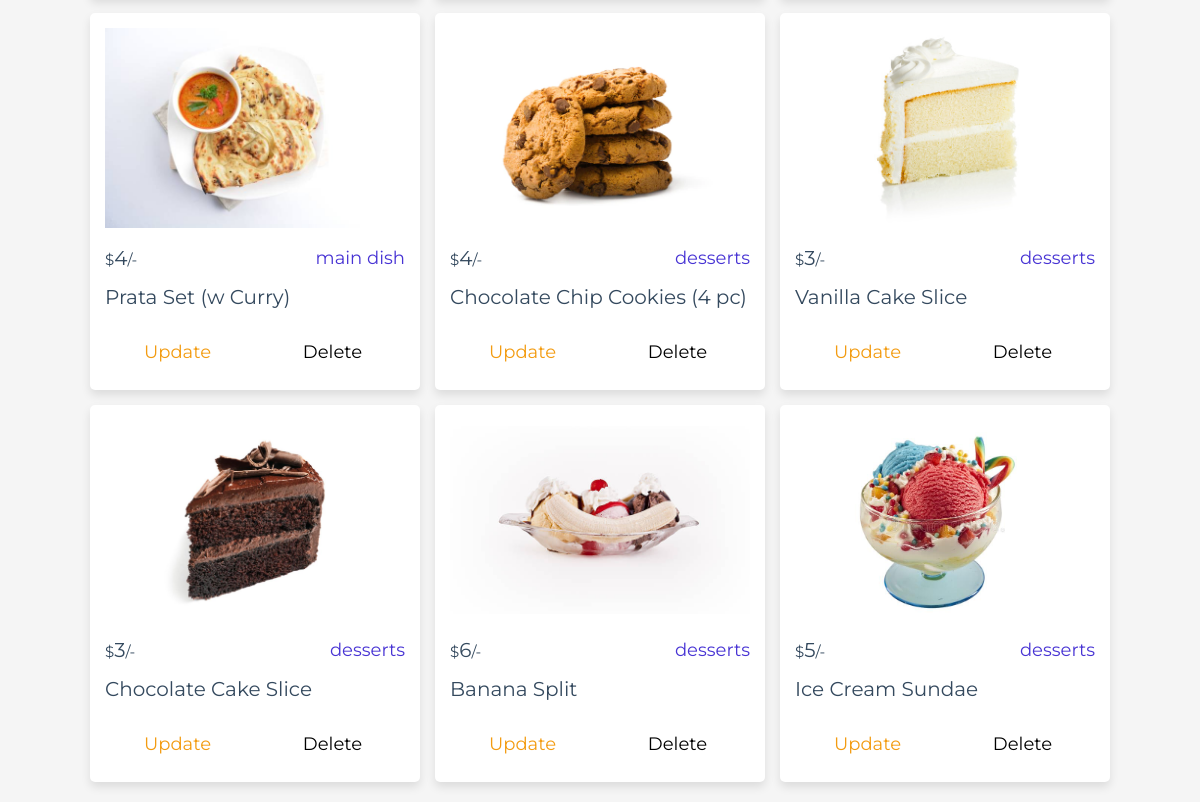
/admin/products.php (signed in, lower part), run on an earlier commit of the app's database.
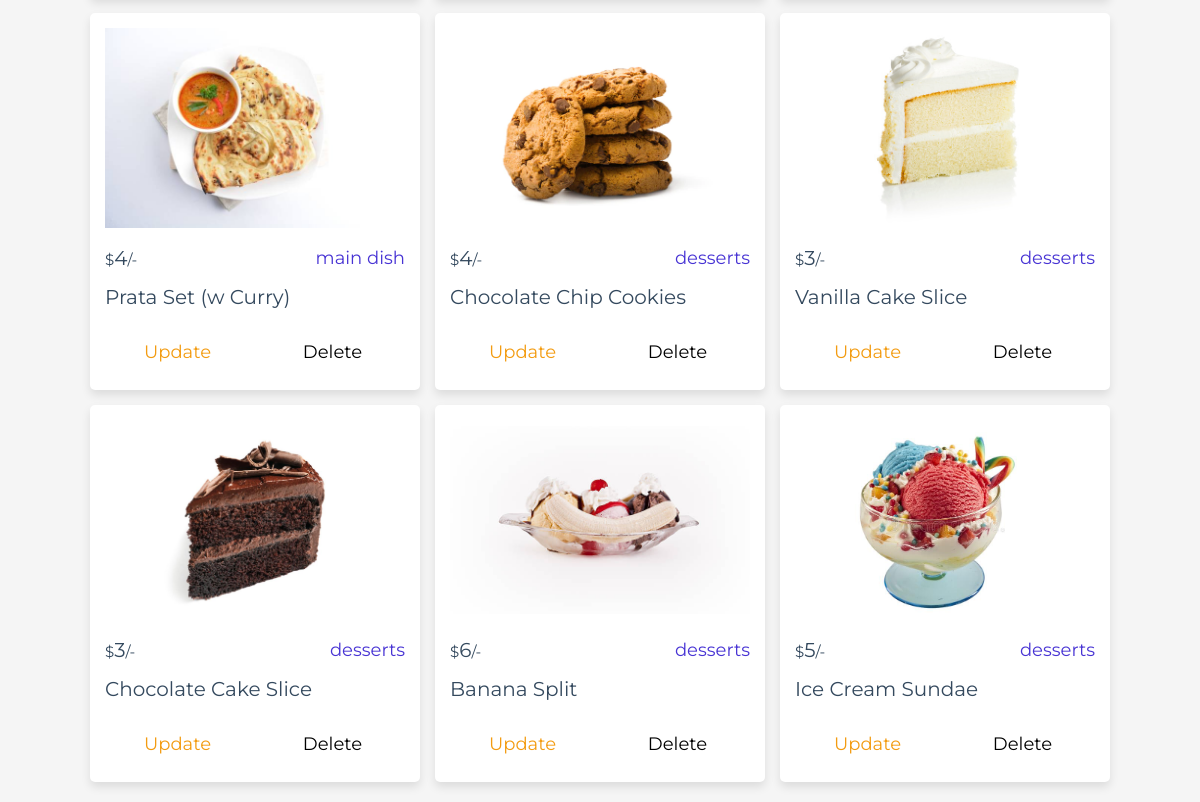
And on a later commit of the database.
### tables this page shows
CREATE TABLE `products` (
  `id` int(100) UNSIGNED NOT NULL,
  `name` varchar(100) NOT NULL,
  `category` varchar(100) NOT NULL,
  `price` double(10,2) NOT NULL,
  `image` varchar(100) DEFAULT NULL
);

### admin/products.php (the view, shortened to what this page needs)
<!DOCTYPE html>
<html lang="en">
<head>
   <link rel="stylesheet" href="https://cdnjs.cloudflare.com/ajax/libs/font-awesome/6.1.1/css/all.min.css">
   <link rel="stylesheet" href="../css/admin_style.css">
</head>
<body>
<?php include '../components/admin_header.php' ?>
<section class="show-products" style="padding-top: 0;">
   <div class="box-container">
   <?php
      $show_products = $conn->prepare("SELECT * FROM `products`");
      $show_products->execute();
      if($show_products->rowCount() > 0){
         while($fetch_products = $show_products->fetch(PDO::FETCH_ASSOC)){
   ?>
   <div class="box">
      <img src="../uploaded_img/<?= $fetch_products['image']; ?>" alt="">
      <div class="flex">
         <div class="price"><span>$</span><?= $fetch_products['price']; ?><span>/-</span></div>
         <div class="category"><?= $fetch_products['category']; ?></div>
      </div>
      <div class="name"><?= $fetch_products['name']; ?></div>
      <div class="flex-btn">
         <a href="update_product.php?update=<?= $fetch_products['id']; ?>" class="option-btn">update</a>
         <a href="products.php?delete=<?= $fetch_products['id']; ?>" class="delete-btn" onclick="return confirm('delete this product?');">delete</a>
      </div>
   </div>
   <?php
         }
      }else{
         echo '<p class="empty">no products added yet!</p>';
      }
   ?>
   </div>
</section>
</body>
</html>

What changed in the data, as far as the page shows it:
changed products: name "Chocolate Chip Cookies (4 pc)" → "Chocolate Chip Cookies"
